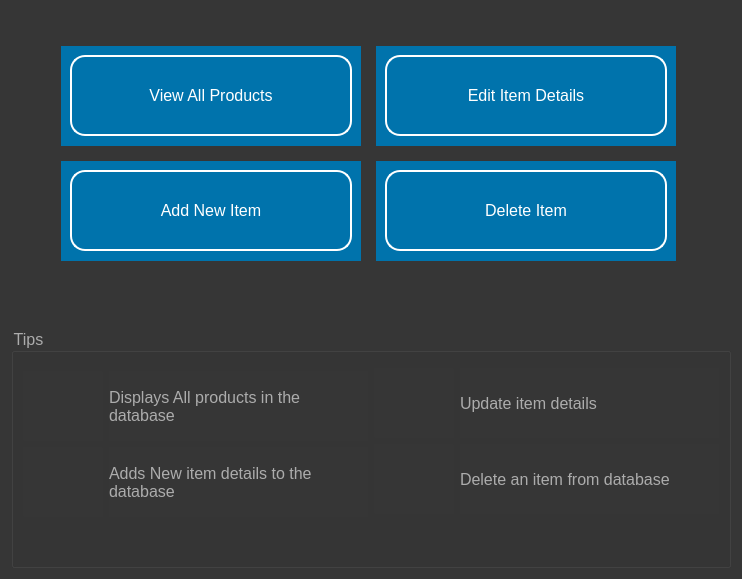
<?xml version="1.0" encoding="UTF-8"?>
<ui version="4.0">
 <class>ProductsForm</class>
 <widget class="QWidget" name="ProductsForm">
  <property name="geometry">
   <rect>
    <x>0</x>
    <y>0</y>
    <width>742</width>
    <height>579</height>
   </rect>
  </property>
  <property name="windowTitle">
   <string>Products Window</string>
  </property>
  <property name="styleSheet">
   <string notr="true">*{
font:12pt;
background-color:rgb(54,54,54);
color: rgb(172, 172, 172);
}
QPushButton{
border-radius:15px;
border:2px solid white;
}
QPushButton:hover{
border:2px solid orange;
}
QPushButton:pressed{
border:3px solid pink;
}</string>
  </property>
  <layout class="QVBoxLayout" name="verticalLayout">
   <item>
    <layout class="QHBoxLayout" name="horizontalLayout">
     <item>
      <spacer name="horizontalSpacer">
       <property name="orientation">
        <enum>Qt::Horizontal</enum>
       </property>
       <property name="sizeHint" stdset="0">
        <size>
         <width>40</width>
         <height>20</height>
        </size>
       </property>
      </spacer>
     </item>
     <item>
      <widget class="QWidget" name="WindgetFrame" native="true">
       <property name="minimumSize">
        <size>
         <width>710</width>
         <height>280</height>
        </size>
       </property>
       <property name="styleSheet">
        <string notr="true">QLabel{
color: white;
font-weight:bold;
}
</string>
       </property>
       <widget class="QWidget" name="layoutWidget">
        <property name="geometry">
         <rect>
          <x>30</x>
          <y>20</y>
          <width>645</width>
          <height>245</height>
         </rect>
        </property>
        <layout class="QGridLayout" name="gridLayout">
         <property name="leftMargin">
          <number>15</number>
         </property>
         <property name="topMargin">
          <number>15</number>
         </property>
         <property name="rightMargin">
          <number>15</number>
         </property>
         <property name="bottomMargin">
          <number>15</number>
         </property>
         <property name="spacing">
          <number>15</number>
         </property>
         <item row="0" column="1">
          <widget class="QWidget" name="widget_3" native="true">
           <property name="minimumSize">
            <size>
             <width>300</width>
             <height>100</height>
            </size>
           </property>
           <property name="styleSheet">
            <string notr="true">background-color: rgb(0, 115, 172);</string>
           </property>
           <layout class="QHBoxLayout" name="horizontalLayout_5">
            <item>
             <widget class="QPushButton" name="editBtn">
              <property name="minimumSize">
               <size>
                <width>81</width>
                <height>81</height>
               </size>
              </property>
              <property name="maximumSize">
               <size>
                <width>300</width>
                <height>81</height>
               </size>
              </property>
              <property name="styleSheet">
               <string notr="true">color:white;</string>
              </property>
              <property name="text">
               <string>Edit Item Details</string>
              </property>
              <property name="iconSize">
               <size>
                <width>50</width>
                <height>50</height>
               </size>
              </property>
             </widget>
            </item>
           </layout>
          </widget>
         </item>
         <item row="1" column="0">
          <widget class="QWidget" name="widget_6" native="true">
           <property name="minimumSize">
            <size>
             <width>300</width>
             <height>100</height>
            </size>
           </property>
           <property name="styleSheet">
            <string notr="true">background-color: rgb(0, 115, 172);</string>
           </property>
           <layout class="QHBoxLayout" name="horizontalLayout_4">
            <item>
             <widget class="QPushButton" name="addBtn">
              <property name="minimumSize">
               <size>
                <width>81</width>
                <height>81</height>
               </size>
              </property>
              <property name="maximumSize">
               <size>
                <width>300</width>
                <height>81</height>
               </size>
              </property>
              <property name="styleSheet">
               <string notr="true">color: rgb(255, 255, 255);</string>
              </property>
              <property name="text">
               <string>Add New Item</string>
              </property>
              <property name="iconSize">
               <size>
                <width>50</width>
                <height>50</height>
               </size>
              </property>
             </widget>
            </item>
           </layout>
          </widget>
         </item>
         <item row="0" column="0">
          <widget class="QWidget" name="widget" native="true">
           <property name="minimumSize">
            <size>
             <width>300</width>
             <height>100</height>
            </size>
           </property>
           <property name="styleSheet">
            <string notr="true">background-color: rgb(0, 115, 172);</string>
           </property>
           <layout class="QHBoxLayout" name="horizontalLayout_3">
            <item>
             <widget class="QPushButton" name="viewBtn">
              <property name="minimumSize">
               <size>
                <width>81</width>
                <height>81</height>
               </size>
              </property>
              <property name="maximumSize">
               <size>
                <width>300</width>
                <height>81</height>
               </size>
              </property>
              <property name="styleSheet">
               <string notr="true">color: rgb(255, 255, 255);</string>
              </property>
              <property name="text">
               <string>View All Products</string>
              </property>
              <property name="iconSize">
               <size>
                <width>50</width>
                <height>50</height>
               </size>
              </property>
             </widget>
            </item>
           </layout>
          </widget>
         </item>
         <item row="1" column="1">
          <widget class="QWidget" name="widget_5" native="true">
           <property name="minimumSize">
            <size>
             <width>300</width>
             <height>100</height>
            </size>
           </property>
           <property name="styleSheet">
            <string notr="true">background-color: rgb(0, 115, 172);</string>
           </property>
           <layout class="QHBoxLayout" name="horizontalLayout_6">
            <item>
             <widget class="QPushButton" name="deleteBtn">
              <property name="minimumSize">
               <size>
                <width>81</width>
                <height>81</height>
               </size>
              </property>
              <property name="maximumSize">
               <size>
                <width>300</width>
                <height>81</height>
               </size>
              </property>
              <property name="styleSheet">
               <string notr="true">color: rgb(255, 255, 255);</string>
              </property>
              <property name="text">
               <string>Delete Item</string>
              </property>
              <property name="iconSize">
               <size>
                <width>50</width>
                <height>50</height>
               </size>
              </property>
             </widget>
            </item>
           </layout>
          </widget>
         </item>
        </layout>
       </widget>
      </widget>
     </item>
     <item>
      <spacer name="horizontalSpacer_2">
       <property name="orientation">
        <enum>Qt::Horizontal</enum>
       </property>
       <property name="sizeHint" stdset="0">
        <size>
         <width>40</width>
         <height>20</height>
        </size>
       </property>
      </spacer>
     </item>
    </layout>
   </item>
   <item>
    <spacer name="verticalSpacer">
     <property name="orientation">
      <enum>Qt::Vertical</enum>
     </property>
     <property name="sizeHint" stdset="0">
      <size>
       <width>20</width>
       <height>94</height>
      </size>
     </property>
    </spacer>
   </item>
   <item>
    <widget class="QGroupBox" name="groupBox">
     <property name="minimumSize">
      <size>
       <width>0</width>
       <height>240</height>
      </size>
     </property>
     <property name="styleSheet">
      <string notr="true">QPushButton{
border:0px;
border-radius:1px;
}</string>
     </property>
     <property name="title">
      <string>Tips</string>
     </property>
     <layout class="QHBoxLayout" name="horizontalLayout_2">
      <property name="topMargin">
       <number>15</number>
      </property>
      <item>
       <layout class="QFormLayout" name="formLayout">
        <property name="topMargin">
         <number>3</number>
        </property>
        <item row="1" column="1">
         <widget class="QLabel" name="label_10">
          <property name="text">
           <string>Displays All products in the database</string>
          </property>
          <property name="wordWrap">
           <bool>true</bool>
          </property>
         </widget>
        </item>
        <item row="3" column="1">
         <widget class="QLabel" name="label_11">
          <property name="text">
           <string>Adds New item details to the database</string>
          </property>
          <property name="wordWrap">
           <bool>true</bool>
          </property>
         </widget>
        </item>
        <item row="1" column="0">
         <widget class="QPushButton" name="viewLabel">
          <property name="minimumSize">
           <size>
            <width>80</width>
            <height>70</height>
           </size>
          </property>
          <property name="maximumSize">
           <size>
            <width>80</width>
            <height>70</height>
           </size>
          </property>
          <property name="text">
           <string/>
          </property>
          <property name="iconSize">
           <size>
            <width>50</width>
            <height>50</height>
           </size>
          </property>
         </widget>
        </item>
        <item row="3" column="0">
         <widget class="QPushButton" name="newLabel">
          <property name="minimumSize">
           <size>
            <width>80</width>
            <height>70</height>
           </size>
          </property>
          <property name="maximumSize">
           <size>
            <width>80</width>
            <height>70</height>
           </size>
          </property>
          <property name="text">
           <string/>
          </property>
          <property name="iconSize">
           <size>
            <width>50</width>
            <height>50</height>
           </size>
          </property>
         </widget>
        </item>
       </layout>
      </item>
      <item>
       <layout class="QFormLayout" name="formLayout_2">
        <item row="1" column="1">
         <widget class="QLabel" name="label_14">
          <property name="text">
           <string>Update item details</string>
          </property>
          <property name="wordWrap">
           <bool>true</bool>
          </property>
         </widget>
        </item>
        <item row="3" column="1">
         <widget class="QLabel" name="label_13">
          <property name="text">
           <string>Delete an item from database</string>
          </property>
          <property name="wordWrap">
           <bool>true</bool>
          </property>
         </widget>
        </item>
        <item row="1" column="0">
         <widget class="QPushButton" name="editLabel">
          <property name="minimumSize">
           <size>
            <width>80</width>
            <height>70</height>
           </size>
          </property>
          <property name="maximumSize">
           <size>
            <width>80</width>
            <height>70</height>
           </size>
          </property>
          <property name="text">
           <string/>
          </property>
          <property name="iconSize">
           <size>
            <width>50</width>
            <height>50</height>
           </size>
          </property>
         </widget>
        </item>
        <item row="3" column="0">
         <widget class="QPushButton" name="deleteLabel">
          <property name="minimumSize">
           <size>
            <width>80</width>
            <height>70</height>
           </size>
          </property>
          <property name="maximumSize">
           <size>
            <width>80</width>
            <height>70</height>
           </size>
          </property>
          <property name="text">
           <string/>
          </property>
          <property name="iconSize">
           <size>
            <width>50</width>
            <height>50</height>
           </size>
          </property>
         </widget>
        </item>
       </layout>
      </item>
     </layout>
    </widget>
   </item>
  </layout>
 </widget>
 <resources/>
 <connections/>
</ui>
